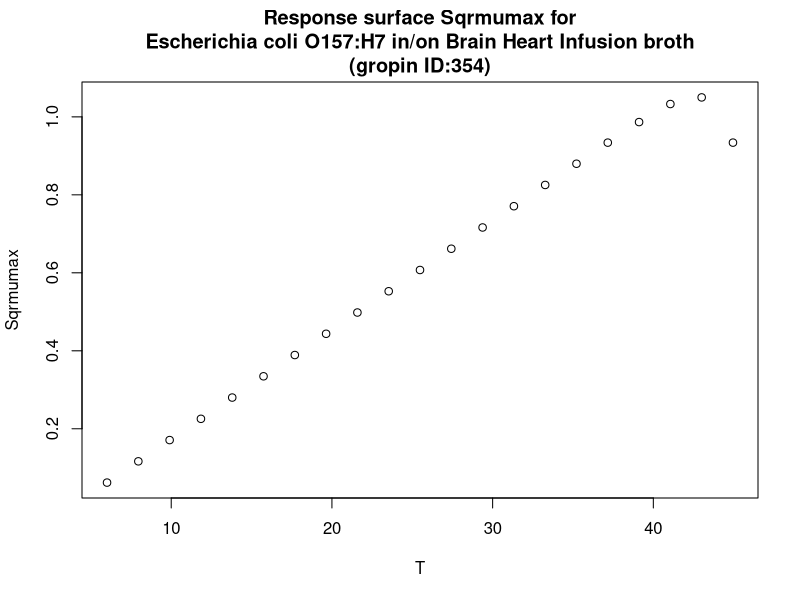

This chart was generated by the following R code:
#############################
# start of Parameter script
#############################
T <- seq(6.006,44.955044955045,length.out=21)
#############################
# end of Parameter script
#############################
############################# 
# start of Model script Gropin ID 354 
#############################
 
# constant coefficients for this model
 
variables <- data.frame(T)
argumentsPar <- expand.grid(variables)
 
# heart of the model
response_surface <- function(T) {
   mumax <-0.0280*(T-3.7942)*(1-exp(0.7524*(T-47.1646)))

return(mumax=mumax)
} 

# output parameters
responseSurface <- cbind(argumentsPar,response_surface(argumentsPar['T']))
colnames(responseSurface) <- c(colnames(argumentsPar),'Sqrmumax')
#############################
# End of Model script
#############################
############################# 
# start of Visualisation script Gropin ID 354 
#############################
plot(T,responseSurface$'Sqrmumax',xlab='T',
                          ylab='Sqrmumax',main='Response surface Sqrmumax for
Escherichia coli O157:H7 in/on Brain Heart Infusion broth
(gropin ID:354)')
#############################
# End of Visualisation script
#############################
